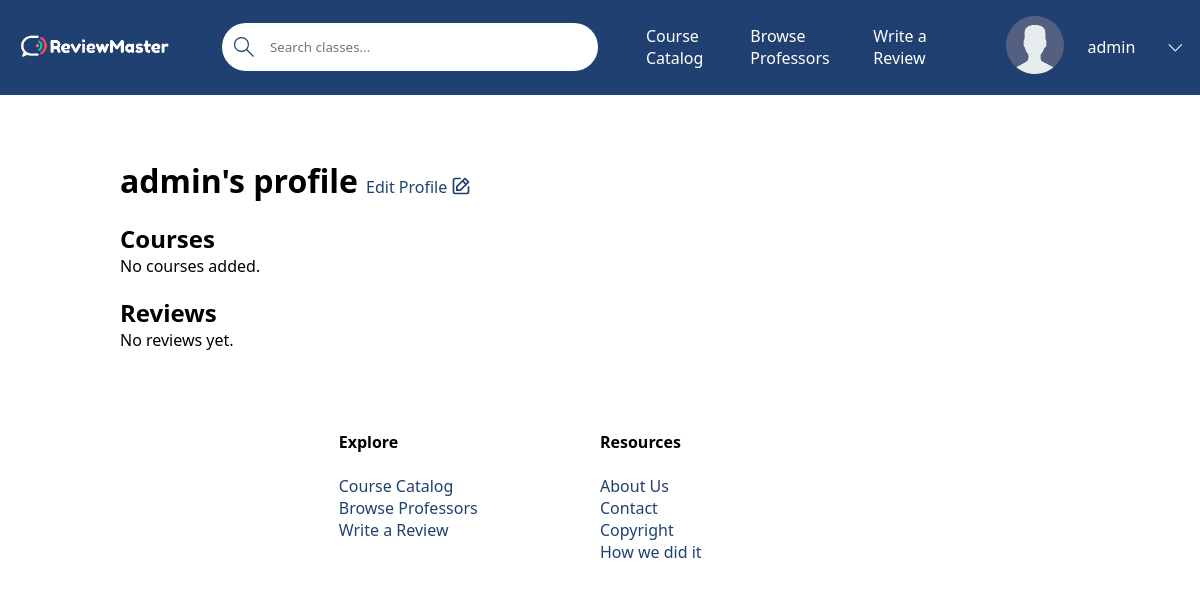
The page /profile/admin (signed in) on the database as committed earlier.
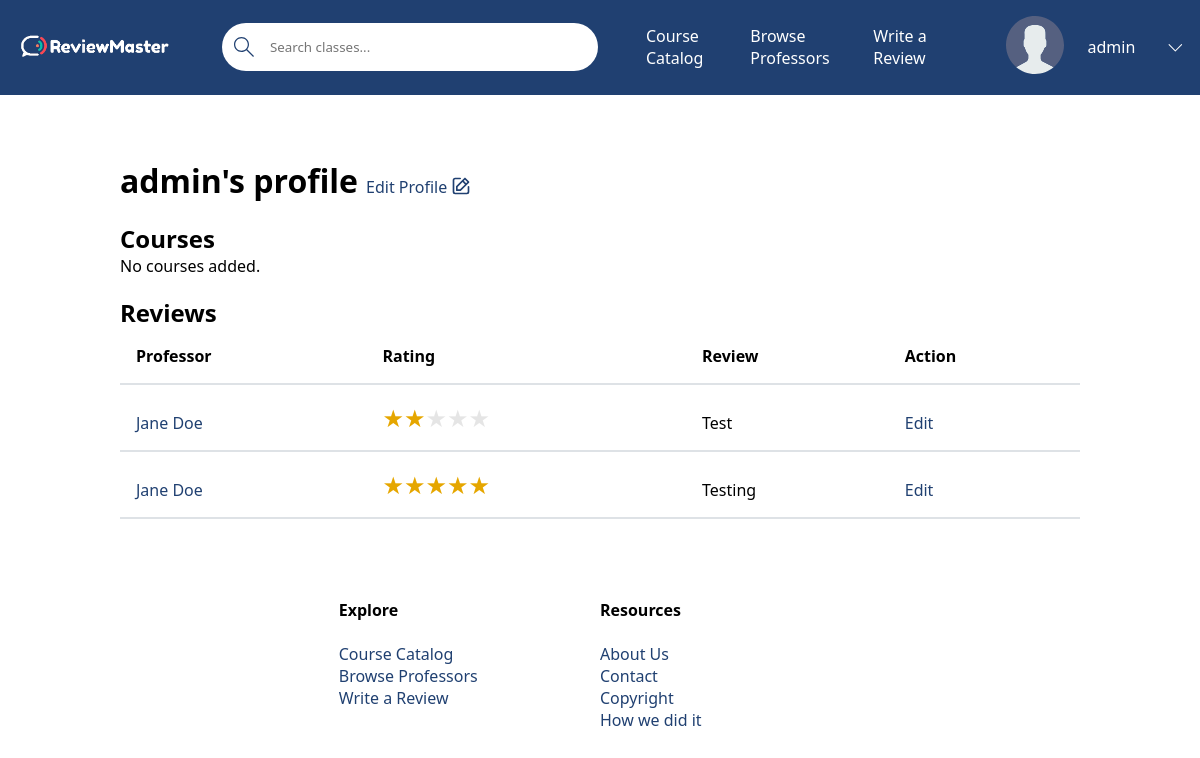
The same page on the database as committed later.
### base/models.py (models this page shows, shortened)
class Review(models.Model):
    professor = models.ForeignKey(Professor, on_delete=models.CASCADE)
    student = models.ForeignKey(User, on_delete=models.CASCADE)
    rating = models.IntegerField()
    course = models.ForeignKey(Course, related_name='course', on_delete=models.SET_NULL, null=True)
    review = models.TextField(null=True, blank=True)

class Professor(models.Model):
    name = models.CharField(max_length=100)  # First & Last Name (John Doe)
    avatar = models.ImageField(null=True, default='avatar.svg')
    def __str__(self):
        return self.name  # Calling Professor will return name

### base/views/views_profile.py (the view)
# urls.py: path('profile/<str:pk>', profile, name='profile'),
def profile(request, pk):
    user = User.objects.get(username=pk)
    context = {
        'courses': user.students.all(),
        'user': user,
        'reviews' : user.review_set.all()
    }
    return render(request, 'base/profile.html', context)

### base/templates/base/profile.html (shortened to what this page needs)
{% extends 'main.html' %} {% load static %} {% block content %}
<main class="user-profile">
  <div class="button-title">
    <h1>{{ user.username }}'s profile</h1>
    {% if request.user == user %}
    <a href="{% url 'edit-profile' user %}">
      Edit Profile
    </a>
    {% endif %}
  </div>
  <h2>Courses</h2>
  {% if courses %} {% include 'base/courses_component.html' %} {% else %}
  <p>No courses added.</p>
  {% endif %}
  {% if request.user == user %}
    <h2>Reviews</h2>
    {% if reviews %}
      <table>
        <thead>
          <tr>
            <th>Professor</th>
            <th>Rating</th>
            <th>Review</th>
            <th>Action</th>
          </tr>
        </thead>
        <tbody>
          {% for review in reviews %}
            <tr>
              <td><a href="{% url 'professor-reviews' review.professor.name %}">{{ review.professor }}</a></td>
              <td><div class="container-rating"><span class="star-rating star-rating-{{ review.rating }}"></span></div></td>
              <td>{{ review.review }}</td>
              <td><a href="{% url 'edit_review' review.id %}">Edit</a></td>
            </tr>
          {% endfor %}
        </tbody>
      </table>
    {% else %}
      <p>No reviews yet.</p>
    {% endif %}
  {% endif %}
</main>
{% endblock content %}

Rows that differ between the two databases and show on the page:
added Review: professor "Jane Doe", rating 2 (drawn), review "Test"
added Review: professor "Jane Doe", rating 5 (drawn), review "Testing"
Other text that changed with them:
text no longer shown: "No reviews yet."
text now shown: "Professor Rating Review Action"
